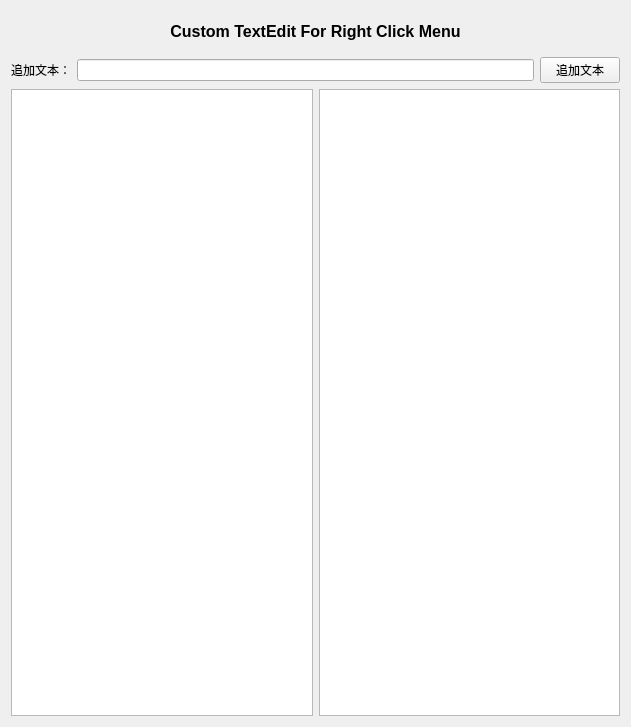
<?xml version="1.0" encoding="UTF-8"?>
<ui version="4.0">
 <class>MiscellaneousCustomTextEdit</class>
 <widget class="MiscellaneousBase" name="MiscellaneousCustomTextEdit">
  <property name="geometry">
   <rect>
    <x>0</x>
    <y>0</y>
    <width>631</width>
    <height>727</height>
   </rect>
  </property>
  <property name="windowTitle">
   <string>MiscellaneousCustomTextEdit</string>
  </property>
  <layout class="QVBoxLayout" name="verticalLayout">
   <item>
    <layout class="QHBoxLayout" name="horizontalLayout_2">
     <item>
      <widget class="QLabel" name="lbTitle">
       <property name="minimumSize">
        <size>
         <width>0</width>
         <height>40</height>
        </size>
       </property>
       <property name="font">
        <font>
         <pointsize>12</pointsize>
         <weight>75</weight>
         <bold>true</bold>
        </font>
       </property>
       <property name="text">
        <string>Custom TextEdit For Right Click Menu</string>
       </property>
       <property name="alignment">
        <set>Qt::AlignCenter</set>
       </property>
      </widget>
     </item>
    </layout>
   </item>
   <item>
    <layout class="QHBoxLayout" name="horizontalLayout_3">
     <property name="spacing">
      <number>6</number>
     </property>
     <property name="leftMargin">
      <number>0</number>
     </property>
     <item>
      <widget class="QLabel" name="lbAppendText">
       <property name="text">
        <string>追加文本：</string>
       </property>
      </widget>
     </item>
     <item>
      <widget class="QLineEdit" name="leAppendText"/>
     </item>
     <item>
      <widget class="QPushButton" name="btnAppendText">
       <property name="text">
        <string>追加文本</string>
       </property>
      </widget>
     </item>
    </layout>
   </item>
   <item>
    <layout class="QHBoxLayout" name="horizontalLayout">
     <item>
      <widget class="JcbTextEdit" name="teCustom"/>
     </item>
     <item>
      <widget class="QTextEdit" name="teOriginal"/>
     </item>
    </layout>
   </item>
  </layout>
 </widget>
 <layoutdefault spacing="6" margin="11"/>
 <customwidgets>
  <customwidget>
   <class>MiscellaneousBase</class>
   <extends>QWidget</extends>
   <header>miscellaneousbase.h</header>
   <container>1</container>
  </customwidget>
  <customwidget>
   <class>JcbTextEdit</class>
   <extends>QTextEdit</extends>
   <header>JcbTextEdit.h</header>
  </customwidget>
 </customwidgets>
 <resources/>
 <connections/>
</ui>
